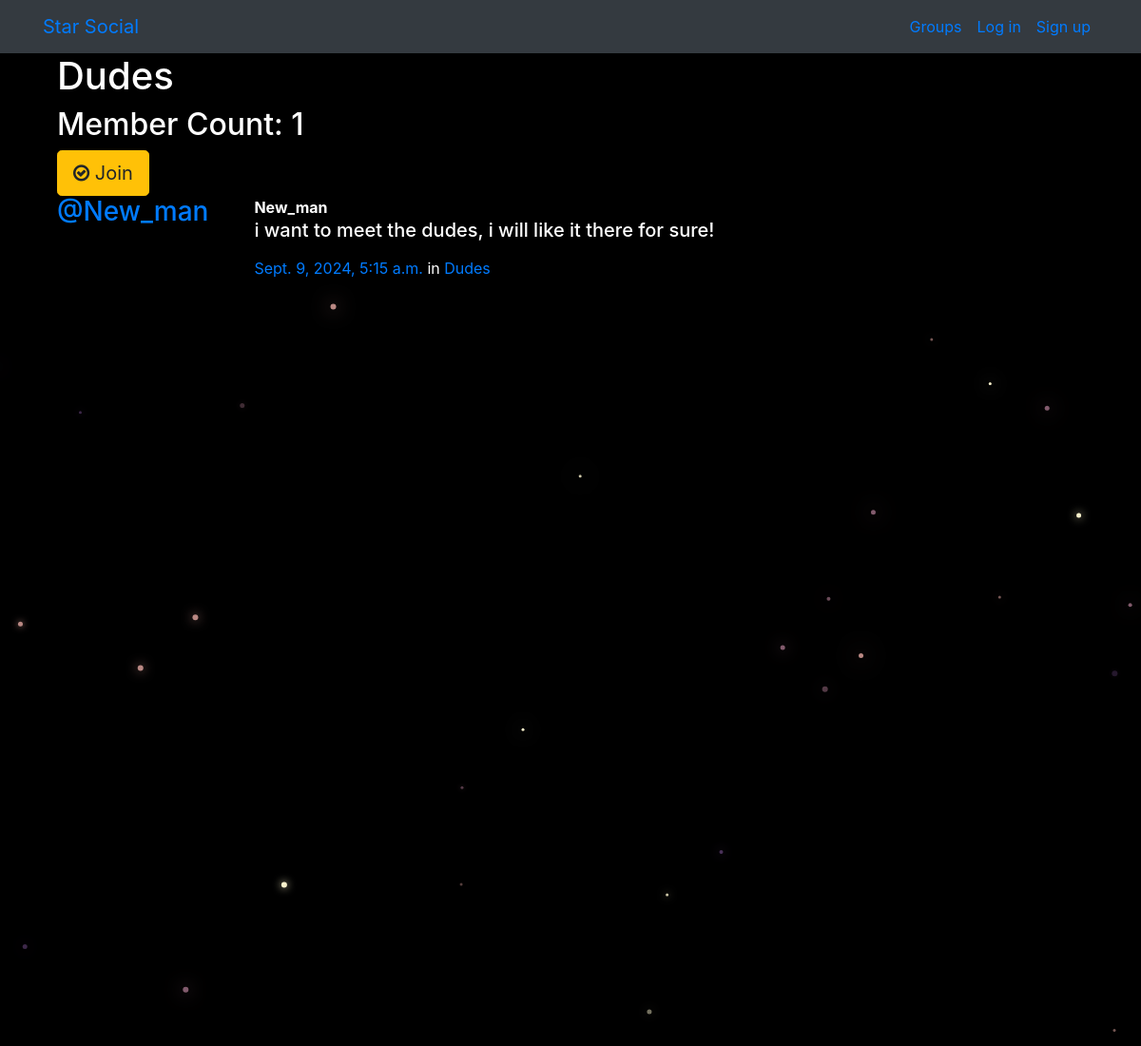
The app's page /groups/posts/in/dudes/ with its own data.
### groups/models.py (models this page shows, shortened)
class Group(models.Model):
    name = models.CharField(max_length=255, unique=True)
    slug = models.SlugField(allow_unicode=True, unique=True)
    description = models.TextField(blank=True, default='')
    description_html = models.TextField(editable=False, default='', blank=True)
    members = models.ManyToManyField(User,through="GroupMember")
    class Meta:
        ordering = ["name"]

### posts/models.py (models this page shows, shortened)
class Post(models.Model):
    user = models.ForeignKey(User, related_name="posts",on_delete=models.CASCADE)
    created_at = models.DateTimeField(auto_now=True)
    message = models.TextField()
    message_html = models.TextField(editable=False)
    group = models.ForeignKey(Group, related_name="posts",null=True, blank=True,on_delete=models.CASCADE)
    class Meta:
        ordering = ["-created_at"]
        unique_together = ["user", "message"]

### groups/views.py (the view)
# urls.py: path("posts/in/<slug>/",views.SingleGroup.as_view(),name="single"),
class SingleGroup(generic.DetailView):
    model = Group

### groups/templates/groups/group_detail.html
{% extends "groups/group_base.html" %}
{% block pregroup %}
<div class="container">
  <h1>{{group.name}}</h1>
  <h2> Member Count: {{group.members.count}}</h2>
  <div class="content">
  	{% if user in group.members.all %}
  		<a href="{% url 'groups:leave' slug=group.slug %}"
		 class="btn btn-lg btn-warning">
		 <span class="fa fa-times-circle-o"></span> Leave</a>
  	{% else %}
  		<a href="{% url 'groups:join' slug=group.slug %}"
		 class="btn btn-lg btn-warning">
		 <span class="fa fa-check-circle-o"></span> Join</a>
  	{% endif %}
  </div>
</div>
{% endblock %}
{% block group_content %}
<div class="col-md-8">
	{% if group.posts.count == 0 %}
	<h2>No posts in this group yet!</h2>
	{% else %}
		{% for post in group.posts.all %}
			{% include "posts/_post.html" %}
		{% endfor %}
	{% endif %}
</div>
{% endblock %}

### posts/templates/posts/_post.html (shortened to what this page needs)
<div class="media">
	<h3 class="mr-5"><a href="{% url 'posts:for_user' username=post.user.username %}">@{{ post.user.username }}</a></h3>
	<div class="media-body">
		<strong>{{ post.user.username }}</strong>
		<h5>{{ post.message_html|safe }}</h5>
			<time class="time"><a href="{% url 'posts:single' username=post.user.username pk=post.pk %}">{{ post.created_at }}</a></time>
			{% if post.group %}
			<span class="group-name">in <a href="#">{{ post.group.name }}</a></span>
			{% endif %}
	</div>
</div>

### static/simplesocial/css/master.css (style rules this page uses)
body { margin: 0; overflow: hidden; background-color: black; color:white; }

### records on screen
Group: name "Dudes", members.count "1"
Post: user.username "New_man", message_html "i want to meet the dudes, i will like it there for sure!", created_at "Sept. 9, 2024, 5:15 a.m.", group.name "Dudes"
